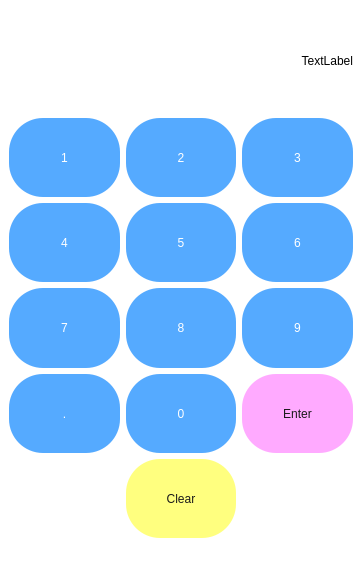
<?xml version="1.0" encoding="UTF-8"?>
<ui version="4.0">
 <class>MainWindow</class>
 <widget class="QMainWindow" name="MainWindow">
  <property name="geometry">
   <rect>
    <x>0</x>
    <y>0</y>
    <width>362</width>
    <height>569</height>
   </rect>
  </property>
  <property name="windowTitle">
   <string>Teclado</string>
  </property>
  <property name="styleSheet">
   <string notr="true">background-color: rgb(255, 255, 255);</string>
  </property>
  <widget class="QWidget" name="centralwidget">
   <layout class="QVBoxLayout" name="verticalLayout">
    <item>
     <layout class="QGridLayout" name="gridLayout">
      <item row="2" column="0">
       <widget class="QPushButton" name="pushButton1">
        <property name="sizePolicy">
         <sizepolicy hsizetype="MinimumExpanding" vsizetype="Preferred">
          <horstretch>0</horstretch>
          <verstretch>10</verstretch>
         </sizepolicy>
        </property>
        <property name="styleSheet">
         <string notr="true">QPushButton{
font: 28pt &quot;Franklin Gothic Medium Cond&quot;;
		
	color: rgb(255, 255, 255);
	background-color: rgb(85, 170, 255);
border-radius:34px;
}

</string>
        </property>
        <property name="text">
         <string>1</string>
        </property>
       </widget>
      </item>
      <item row="5" column="1">
       <widget class="QPushButton" name="pushButton0">
        <property name="sizePolicy">
         <sizepolicy hsizetype="MinimumExpanding" vsizetype="Preferred">
          <horstretch>0</horstretch>
          <verstretch>10</verstretch>
         </sizepolicy>
        </property>
        <property name="styleSheet">
         <string notr="true">QPushButton{
font: 28pt &quot;Franklin Gothic Medium Cond&quot;;
		
	color: rgb(255, 255, 255);
	background-color: rgb(85, 170, 255);
border-radius:34px;
}
</string>
        </property>
        <property name="text">
         <string>0</string>
        </property>
       </widget>
      </item>
      <item row="5" column="0">
       <widget class="QPushButton" name="pushButtonPunto">
        <property name="sizePolicy">
         <sizepolicy hsizetype="MinimumExpanding" vsizetype="Preferred">
          <horstretch>0</horstretch>
          <verstretch>10</verstretch>
         </sizepolicy>
        </property>
        <property name="styleSheet">
         <string notr="true">QPushButton{
font: 28pt &quot;Franklin Gothic Medium Cond&quot;;
		
	color: rgb(255, 255, 255);
	background-color: rgb(85, 170, 255);
border-radius:34px;
}
</string>
        </property>
        <property name="text">
         <string>.</string>
        </property>
       </widget>
      </item>
      <item row="3" column="0">
       <widget class="QPushButton" name="pushButton4">
        <property name="sizePolicy">
         <sizepolicy hsizetype="MinimumExpanding" vsizetype="Preferred">
          <horstretch>0</horstretch>
          <verstretch>10</verstretch>
         </sizepolicy>
        </property>
        <property name="styleSheet">
         <string notr="true">QPushButton{
font: 28pt &quot;Franklin Gothic Medium Cond&quot;;
		
	color: rgb(255, 255, 255);
	background-color: rgb(85, 170, 255);
border-radius:34px;
}
</string>
        </property>
        <property name="text">
         <string>4</string>
        </property>
       </widget>
      </item>
      <item row="3" column="1">
       <widget class="QPushButton" name="pushButton5">
        <property name="sizePolicy">
         <sizepolicy hsizetype="MinimumExpanding" vsizetype="Preferred">
          <horstretch>0</horstretch>
          <verstretch>10</verstretch>
         </sizepolicy>
        </property>
        <property name="styleSheet">
         <string notr="true">QPushButton{
font: 28pt &quot;Franklin Gothic Medium Cond&quot;;
		
	color: rgb(255, 255, 255);
	background-color: rgb(85, 170, 255);
border-radius:34px;
}
</string>
        </property>
        <property name="text">
         <string>5</string>
        </property>
       </widget>
      </item>
      <item row="4" column="0">
       <widget class="QPushButton" name="pushButton7">
        <property name="sizePolicy">
         <sizepolicy hsizetype="MinimumExpanding" vsizetype="Preferred">
          <horstretch>0</horstretch>
          <verstretch>10</verstretch>
         </sizepolicy>
        </property>
        <property name="styleSheet">
         <string notr="true">QPushButton{
font: 28pt &quot;Franklin Gothic Medium Cond&quot;;
		
	color: rgb(255, 255, 255);
	background-color: rgb(85, 170, 255);
border-radius:34px;
}
</string>
        </property>
        <property name="text">
         <string>7</string>
        </property>
       </widget>
      </item>
      <item row="4" column="2">
       <widget class="QPushButton" name="pushButton9">
        <property name="sizePolicy">
         <sizepolicy hsizetype="MinimumExpanding" vsizetype="Preferred">
          <horstretch>0</horstretch>
          <verstretch>10</verstretch>
         </sizepolicy>
        </property>
        <property name="styleSheet">
         <string notr="true">QPushButton{
font: 28pt &quot;Franklin Gothic Medium Cond&quot;;
		
	color: rgb(255, 255, 255);
	background-color: rgb(85, 170, 255);
border-radius:34px;
}

</string>
        </property>
        <property name="text">
         <string>9</string>
        </property>
       </widget>
      </item>
      <item row="0" column="0" colspan="3">
       <widget class="QLabel" name="label">
        <property name="sizePolicy">
         <sizepolicy hsizetype="MinimumExpanding" vsizetype="Preferred">
          <horstretch>0</horstretch>
          <verstretch>13</verstretch>
         </sizepolicy>
        </property>
        <property name="styleSheet">
         <string notr="true">font: 28pt &quot;Franklin Gothic Medium Cond&quot;;
color: rgb(0, 0, 0);</string>
        </property>
        <property name="text">
         <string>TextLabel</string>
        </property>
        <property name="alignment">
         <set>Qt::AlignRight|Qt::AlignTrailing|Qt::AlignVCenter</set>
        </property>
       </widget>
      </item>
      <item row="4" column="1">
       <widget class="QPushButton" name="pushButton8">
        <property name="sizePolicy">
         <sizepolicy hsizetype="MinimumExpanding" vsizetype="Preferred">
          <horstretch>0</horstretch>
          <verstretch>10</verstretch>
         </sizepolicy>
        </property>
        <property name="styleSheet">
         <string notr="true">QPushButton{
font: 28pt &quot;Franklin Gothic Medium Cond&quot;;
		
	color: rgb(255, 255, 255);
	background-color: rgb(85, 170, 255);
border-radius:34px;
}
</string>
        </property>
        <property name="text">
         <string>8</string>
        </property>
       </widget>
      </item>
      <item row="3" column="2">
       <widget class="QPushButton" name="pushButton6">
        <property name="sizePolicy">
         <sizepolicy hsizetype="MinimumExpanding" vsizetype="Preferred">
          <horstretch>0</horstretch>
          <verstretch>10</verstretch>
         </sizepolicy>
        </property>
        <property name="styleSheet">
         <string notr="true">QPushButton{
font: 28pt &quot;Franklin Gothic Medium Cond&quot;;
		
	color: rgb(255, 255, 255);
	background-color: rgb(85, 170, 255);
border-radius:34px;
}
</string>
        </property>
        <property name="text">
         <string>6</string>
        </property>
       </widget>
      </item>
      <item row="5" column="2">
       <widget class="QPushButton" name="pushButtonEnter">
        <property name="sizePolicy">
         <sizepolicy hsizetype="MinimumExpanding" vsizetype="Preferred">
          <horstretch>0</horstretch>
          <verstretch>10</verstretch>
         </sizepolicy>
        </property>
        <property name="styleSheet">
         <string notr="true">QPushButton{
font: 28pt &quot;Franklin Gothic Medium Cond&quot;;
	color: rgb(26, 26, 26);
	
	background-color: rgb(255, 170, 255);
border-radius:34px;
}



</string>
        </property>
        <property name="text">
         <string>Enter</string>
        </property>
       </widget>
      </item>
      <item row="2" column="2">
       <widget class="QPushButton" name="pushButton3">
        <property name="sizePolicy">
         <sizepolicy hsizetype="MinimumExpanding" vsizetype="Preferred">
          <horstretch>0</horstretch>
          <verstretch>10</verstretch>
         </sizepolicy>
        </property>
        <property name="styleSheet">
         <string notr="true">QPushButton{
font: 28pt &quot;Franklin Gothic Medium Cond&quot;;
		
	color: rgb(255, 255, 255);
	background-color: rgb(85, 170, 255);
border-radius:34px;
}
</string>
        </property>
        <property name="text">
         <string>3</string>
        </property>
       </widget>
      </item>
      <item row="2" column="1">
       <widget class="QPushButton" name="pushButton2">
        <property name="sizePolicy">
         <sizepolicy hsizetype="MinimumExpanding" vsizetype="Preferred">
          <horstretch>0</horstretch>
          <verstretch>10</verstretch>
         </sizepolicy>
        </property>
        <property name="styleSheet">
         <string notr="true">QPushButton{
font: 28pt &quot;Franklin Gothic Medium Cond&quot;;
		
	color: rgb(255, 255, 255);
	background-color: rgb(85, 170, 255);
border-radius:34px;
}
</string>
        </property>
        <property name="text">
         <string>2</string>
        </property>
       </widget>
      </item>
      <item row="6" column="1">
       <widget class="QPushButton" name="pushButtonClear">
        <property name="sizePolicy">
         <sizepolicy hsizetype="MinimumExpanding" vsizetype="Preferred">
          <horstretch>0</horstretch>
          <verstretch>10</verstretch>
         </sizepolicy>
        </property>
        <property name="styleSheet">
         <string notr="true">QPushButton{
font: 28pt &quot;Franklin Gothic Medium Cond&quot;;
	color: rgb(26, 26, 26);
	background-color: rgb(255, 255, 127);
border-radius:34px;
}








</string>
        </property>
        <property name="text">
         <string>Clear</string>
        </property>
       </widget>
      </item>
     </layout>
    </item>
   </layout>
  </widget>
  <widget class="QMenuBar" name="menubar">
   <property name="geometry">
    <rect>
     <x>0</x>
     <y>0</y>
     <width>362</width>
     <height>21</height>
    </rect>
   </property>
  </widget>
  <widget class="QStatusBar" name="statusbar"/>
 </widget>
 <resources/>
 <connections/>
</ui>
